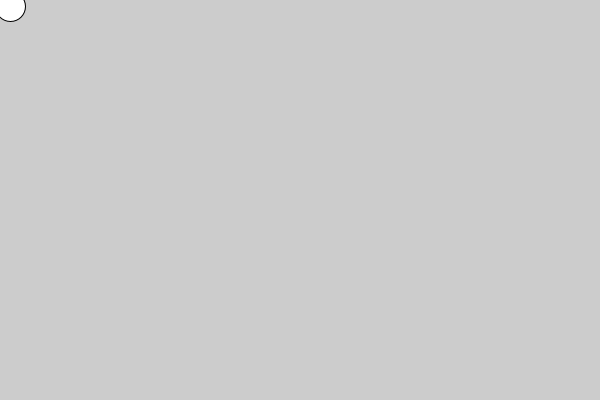
Frame 1 (no input)
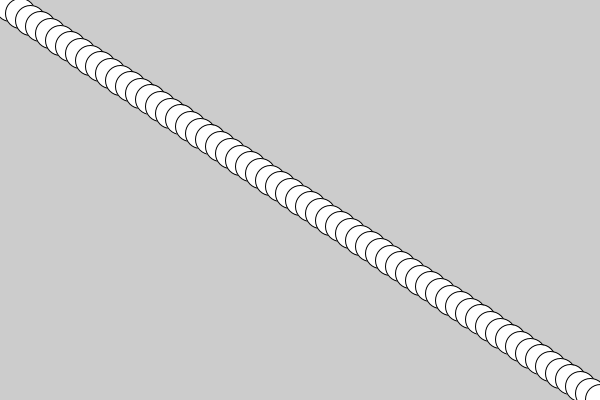
Frame 60 (the mouse pressed at the canvas centre just before this capture)
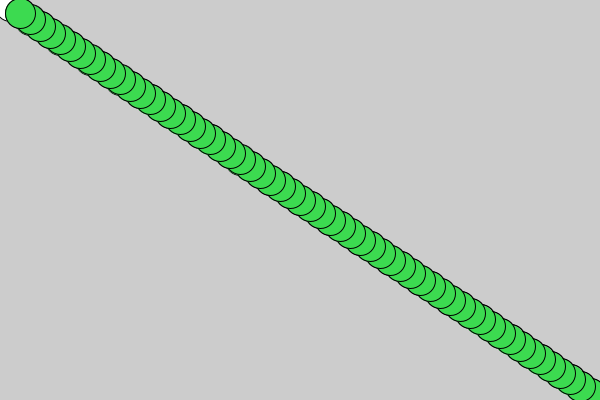
Frame 120 (the mouse held since frame 60 and released just before this capture)

The Processing sketch that drew these frames (run headless with seeded random() and noise(); from frame 60 on, the mouse is pressed at the canvas centre):

// Processing sketch: function
// ── function.pde
int i = 0;
int red = 0;
float posX;
float posY;
float speedX = 10;
float speedY;

void setup(){
  size(600, 400);
  //println("Hello World");
  speedY = speedX * 2/3;
}

void draw(){
  if(posX > width || posX < 0){
    speedX *= -1;
    fill(int(random(0, 255)), int(random(0, 255)), int(random(0, 255)));
  }
  
  if(posY > height || posY < 0){
    speedY *= -1;
    fill(int(random(0, 255)), int(random(0, 255)), int(random(0, 255)));
  }
  
  posX += speedX;
  posY += speedY;
  ellipse(posX, posY, 30, 30);
}
